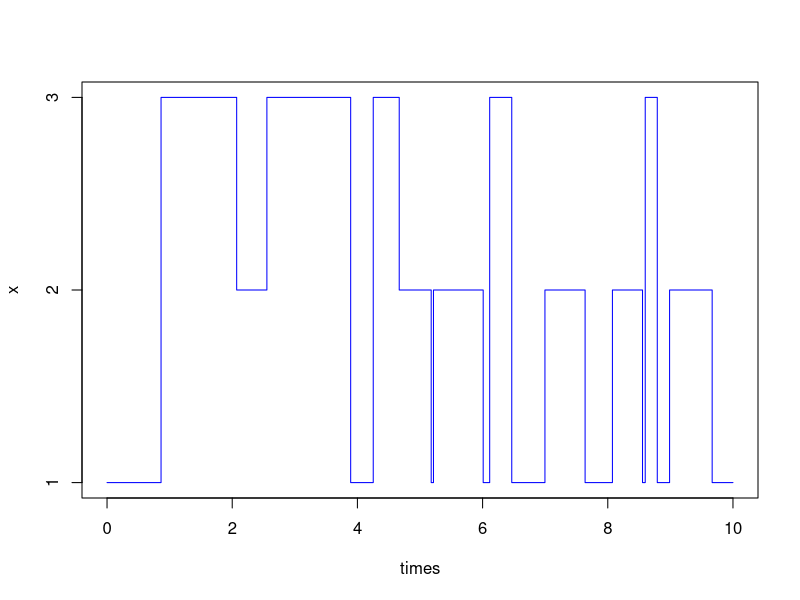
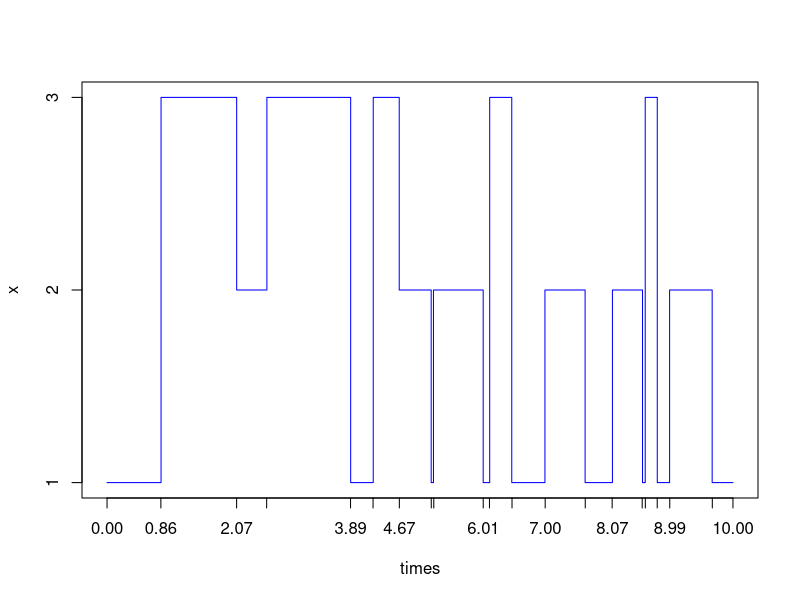

These charts were generated, in order, by the following R code:
####################
# Example: Simulating a single path from a 3-state HCTMC up to time T=10, starting at X(0)=1 (Last example in CTMC.pdf)
#####################

# Set time frame
T<-10
# Define the generator
G <- matrix(c(-4, 2, 2, 1, -2, 1, 0.5, 1, -1.5),ncol=3, byrow=T)
G
# Calculate the (conditional) transition probability matrix
P_tilde <- -G / diag(G)
diag(P_tilde) <- 0
P_tilde

# Initialize
set.seed(9878) # Fix random number generator (for reproducibility)
n <- 0 # Counter for total number of jumps
t <- 0 # Current time
times <- 0 # Vector of jump times
x_t <- 1 # Current state: initializing at X(0)=1
x <- x_t # Vector of visited states

# Simulate the first holding time:
t <- rexp(1, -G[x_t, x_t])

# Simulate sequentially until sopping rule:
while (t <= T){
  n <- n+1
  times <- c(times,t)
  x_t <- sample(1:3, 1, prob = P_tilde[x_t,])
  x <- c(x, x_t)
  t <- t + rexp(1, -G[x_t, x_t])
}

# The last jump (after time T) was never added, but we need to add the final time (T=10) and corresponding process value, to complete the plot
times <- c(times,T)
x <- c(x,x[n+1])

# Plot the path:
plot(times, x, type="s",col="blue", yaxt="n")
axis(side=2, at=1:3)

# Alternatively, if we want to see the jump times in the plot:
plot(times, x, type="s",col="blue", yaxt="n", xaxt="n")
axis(side=2, at=1:3)
axis(side=1, at=round(times,2))
# However, depending on the number of jumps and the scale of the plot, this may not be convenient 

################
# Beyond the simulation:
# We can also find the stationary distribution of the process
################

# Define the matrix A by substituting the last column of G with ones and then transposing:
A <- G
A[,3] <- rep(1,3)
A <- t(A)
A

#Define the vector b = e_3
b <- c(rep(0,3-1),1)
b

# Find the stationary distribution by solving the system A?? = b:
p <- solve(A, b)
p
# WARNING: R uses the name "pi" to denote the famous irrational number, so avoid using this name or you will overwrite the constant!
pi

# Notice that, from the vector of jump times, we can recover the n+1 sojourn times:
sojourn <- times[2:(n+2)]-times[1:(n+1)]

# We can then look at the observed avgerage ammount of time spent at each state i (remember to ignor the last value of x, since we don't have the complete sojourn time, since we stopped observing the process at time T=10)
prop_time=rep(0,3)
for(i in 1:3){
  prop_time[i]=sum(sojourn[x[1:(n+1)]==i])/T
}
prop_time

# Estimate expected length of a sojourn at state i
expected_sojourn=rep(0,3)
for(i in 1:3){
  expected_sojourn[i]=mean(sojourn[x[1:(n+1)]==i])
}

# And the rates for the sojourn times (negatives of the elements of the diagonal in G)
estimated_diagG = 1/expected_sojourn

# We could measure our estimation error, for example, through the square root of the sum of squared errors
sqrt(mean((estimated_diagG-expected_sojourn)^2))

# What happens if T is larger? For example T=50 or T=100?

